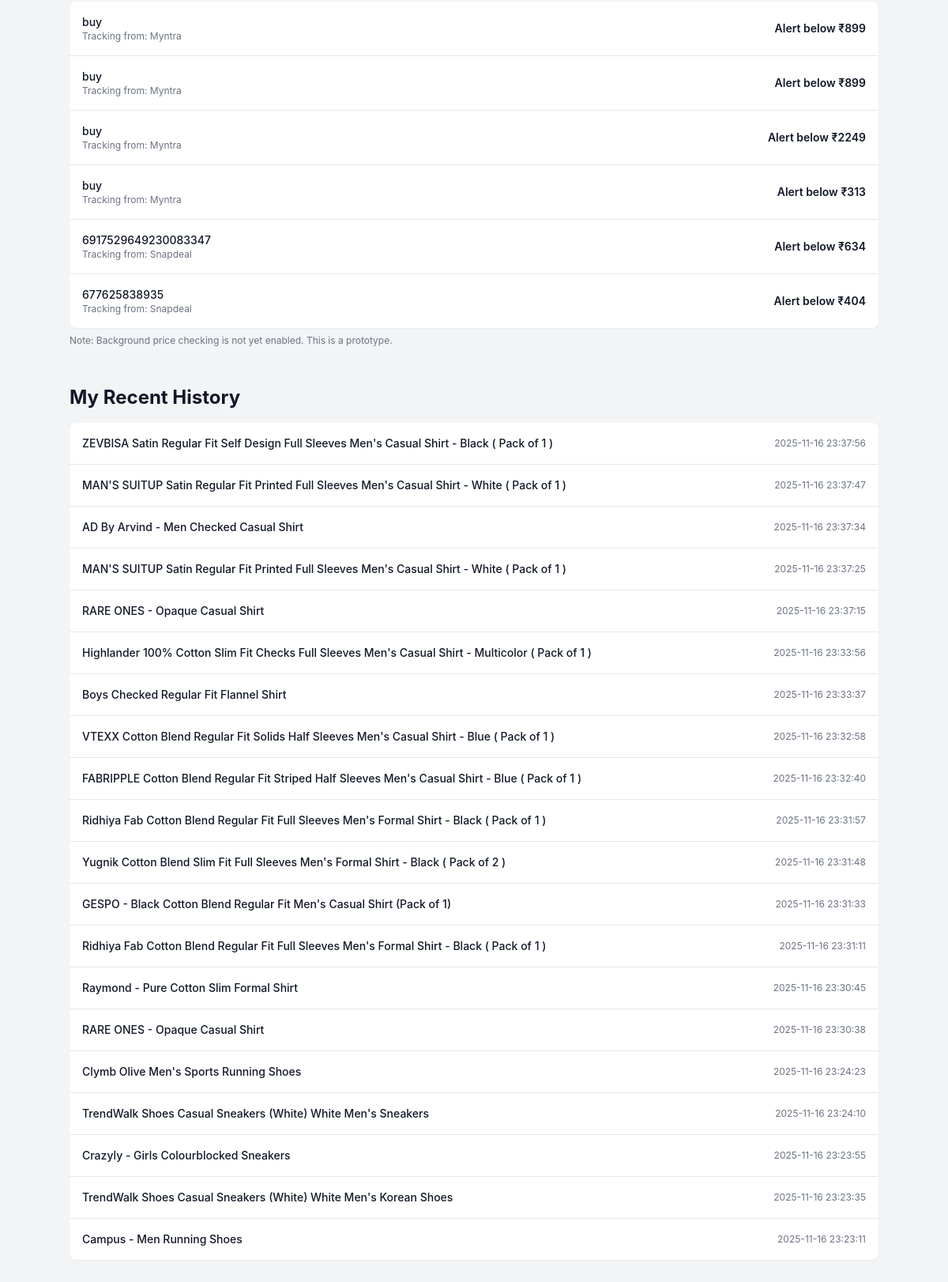
The page /profile (signed in, lower part) on the database as committed earlier.
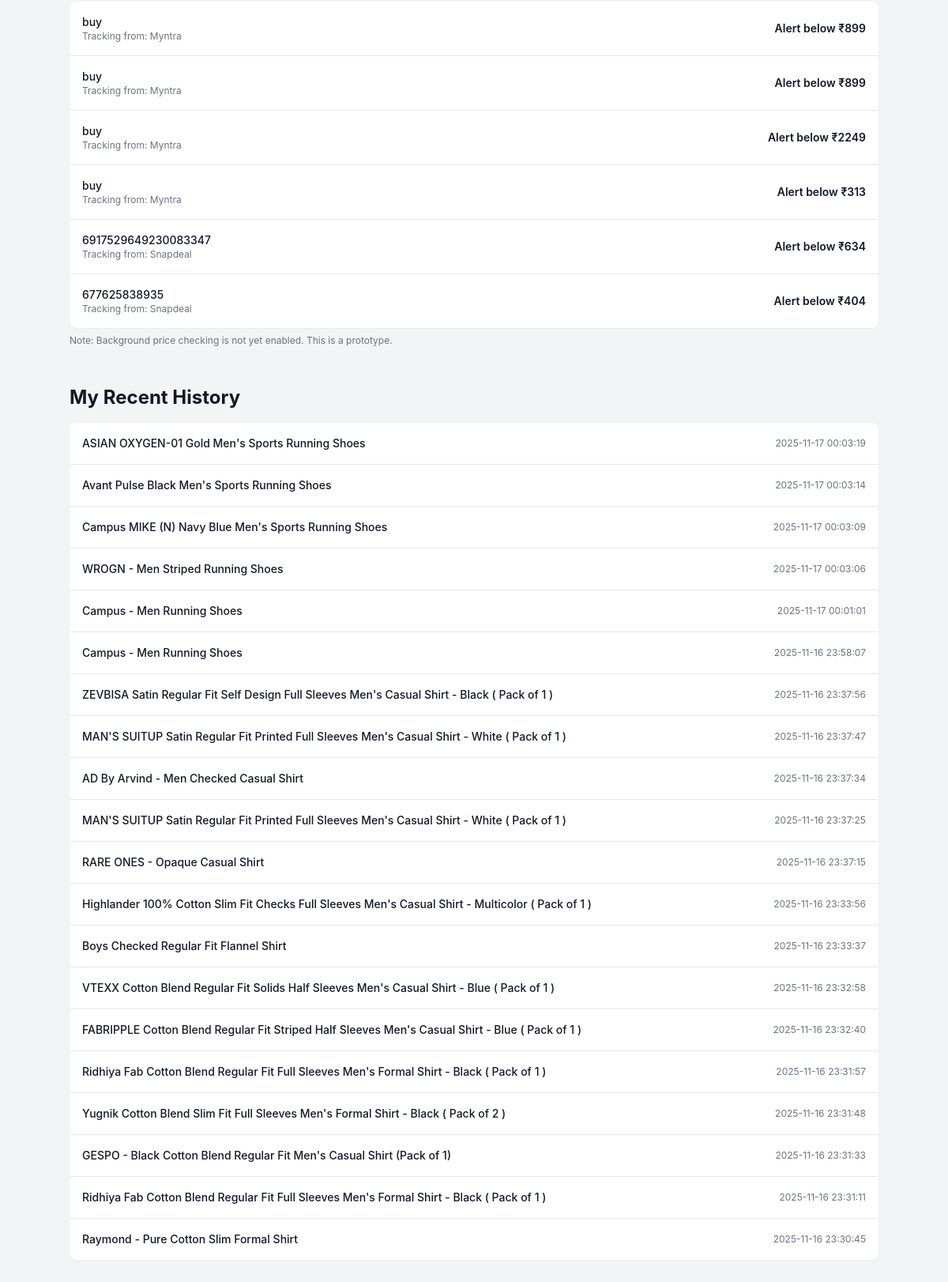
The same page on the database as committed later.
### tables this page shows
CREATE TABLE price_tracking (
        id INTEGER PRIMARY KEY AUTOINCREMENT,
        user_id INTEGER,
        product_url TEXT,
        store TEXT,
        desired_price REAL,
        UNIQUE(user_id, product_url),
        FOREIGN KEY(user_id) REFERENCES users(id)
    );

CREATE TABLE clicks (
        id INTEGER PRIMARY KEY AUTOINCREMENT,
        user_id INTEGER,
        product_name TEXT,
        timestamp DATETIME DEFAULT CURRENT_TIMESTAMP,
        FOREIGN KEY(user_id) REFERENCES users(id)
    );

### app.py (the view)
@app.route("/profile")
def profile():
    if "user_id" not in session:
        return redirect(url_for("login"))
    user_id = session['user_id']
    wishlist = db_models.get_wishlist(user_id)
    tracked_items = db_models.get_tracked_items(user_id)
    history = db_models.get_click_history(user_id, limit=20)
    return render_template("profile.html",
                           username=session.get("username"),
                           wishlist=wishlist,
                           tracked_items=tracked_items,
                           click_history=history)

### db_models.py (called while the page is built)
def get_click_history(user_id, limit=20):
    try:
        conn = sqlite3.connect('user_history.db', check_same_thread=False)
        conn.row_factory = sqlite3.Row
        cursor = conn.cursor()
        cursor.execute(
            "SELECT product_name, timestamp FROM clicks WHERE user_id = ? ORDER BY timestamp DESC LIMIT ?",
            (user_id, limit)
        )
        history = [dict(row) for row in cursor.fetchall()]
        return history
    except sqlite3.Error as e:
        print(f"Database error (get_click_history): {e}")
        return []
    finally:
        if conn:
            conn.close()

def get_wishlist(user_id):
    try:
        conn = sqlite3.connect('user_history.db', check_same_thread=False)
        conn.row_factory = sqlite3.Row
        cursor = conn.cursor()
        cursor.execute("SELECT * FROM wishlist WHERE user_id = ?", (user_id,))
        wishlist = [dict(row) for row in cursor.fetchall()]
        return wishlist
    except sqlite3.Error as e:
        print(f"Database error (get_wishlist): {e}")
        return []
    finally:
        if conn:
            conn.close()

### templates/profile.html (shortened to what this page needs)
{% extends "layout.html" %}
{% block content %}
<div class="h-full flex flex-col">
    <main class="flex-1 overflow-y-auto p-8">
        <div class="max-w-5xl mx-auto">
            <section id="tracking" class="mb-12">
                {% if tracked_items %}
                    <div class="bg-white dark:bg-gray-800 rounded-lg shadow-sm overflow-hidden">
                        <ul role="list" class="divide-y divide-gray-200 dark:divide-gray-700">
                            {% for item in tracked_items %}
                            <li class="p-4 flex items-center justify-between">
                                <div>
                                    <p class="text-sm font-medium truncate">{{ item.product_url.split('/')[-1] }}</p>
                                    <p class="text-xs text-gray-500 dark:text-gray-400">Tracking from: {{ item.store }}</p>
                                </div>
                                <span class="text-sm font-semibold">Alert below ₹{{ item.desired_price|int }}</span>
                            </li>
                            {% endfor %}
                        </ul>
                    </div>
                    <p class="text-xs text-gray-500 dark:text-gray-400 mt-2">Note: Background price checking is not yet enabled. This is a prototype.</p>
                {% else %}
                    <div class="placeholder-card !col-span-1">
                        <i class="ph ph-tag text-4xl text-gray-400 mb-3"></i>
                        <p>You aren't tracking any items yet. Click "Track Price" on a product!</p>
                    </div>
                {% endif %}
            </section>
            <section id="history" class="mb-12">
                <h2 class="text-2xl font-bold mb-4">My Recent History</h2>
                {% if click_history %}
                    <div class="bg-white dark:bg-gray-800 rounded-lg shadow-sm overflow-hidden">
                        <ul role="list" class="divide-y divide-gray-200 dark:divide-gray-700">
                            {% for click in click_history %}
                            <li class="p-4 flex items-center justify-between">
                                <p class="text-sm font-medium truncate" title="{{ click.product_name }}">{{ click.product_name }}</p>
                                <span class="text-xs text-gray-500 dark:text-gray-400">{{ click.timestamp.split('.')[0] }}</span>
                            </li>
                            {% endfor %}
                        </ul>
                    </div>
                {% else %}
                    <div class="placeholder-card !col-span-1">
                        <i class="ph ph-mouse-click text-4xl text-gray-400 mb-3"></i>
                        <p>Your click history is empty.</p>
                    </div>
                {% endif %}
            </section>
        </div>
    </main>
</div>
{% endblock %}

Rows that differ between the two databases and show on the page:
no longer on this page (row unchanged): clicks: product_name "RARE ONES - Opaque Casual Shirt", timestamp "2025-11-16 23:30:38"
no longer on this page (row unchanged): clicks: product_name "Clymb Olive Men's Sports Running Shoes", timestamp "2025-11-16 23:24:23"
no longer on this page (row unchanged): clicks: product_name "TrendWalk Shoes Casual Sneakers (White) White Men's Sneakers", timestamp "2025-11-16 23:24:10"
no longer on this page (row unchanged): clicks: product_name "Crazyly - Girls Colourblocked Sneakers", timestamp "2025-11-16 23:23:55"
no longer on this page (row unchanged): clicks: product_name "TrendWalk Shoes Casual Sneakers (White) White Men's Korean Shoes", timestamp "2025-11-16 23:23:35"
no longer on this page (row unchanged): clicks: product_name "Campus - Men Running Shoes", timestamp "2025-11-16 23:23:11"
added clicks: product_name "ASIAN OXYGEN-01 Gold Men's Sports Running Shoes", timestamp "2025-11-17 00:03:19"
added clicks: product_name "Avant Pulse Black Men's Sports Running Shoes", timestamp "2025-11-17 00:03:14"
added clicks: product_name "Campus MIKE (N) Navy Blue Men's Sports Running Shoes", timestamp "2025-11-17 00:03:09"
added clicks: product_name "WROGN - Men Striped Running Shoes", timestamp "2025-11-17 00:03:06"
added clicks: product_name "Campus - Men Running Shoes", timestamp "2025-11-17 00:01:01"
added clicks: product_name "Campus - Men Running Shoes", timestamp "2025-11-16 23:58:07"
